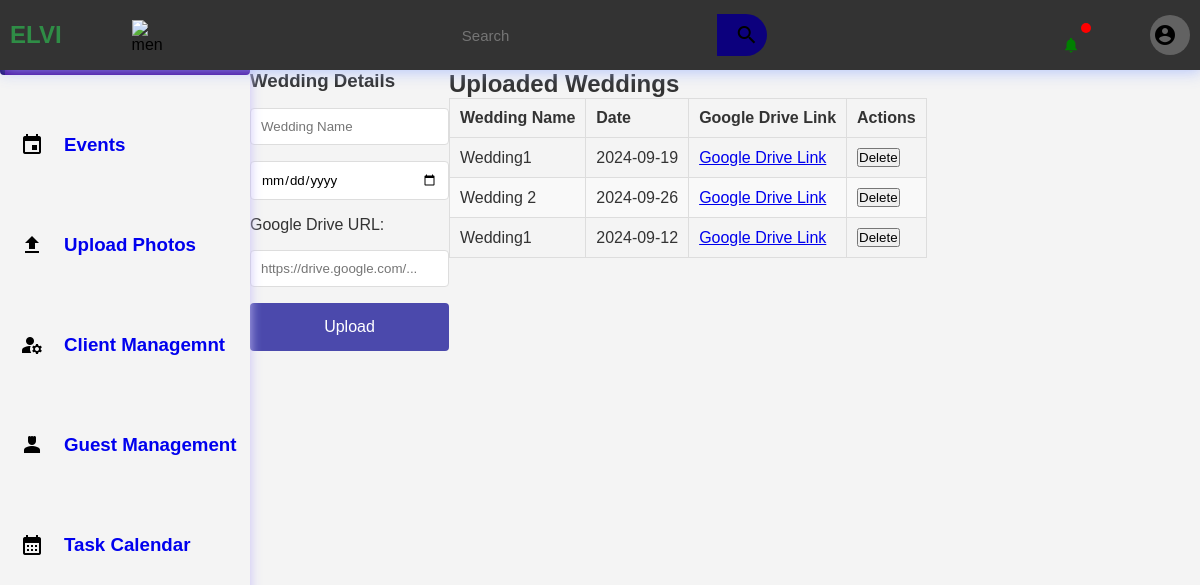
The page /uploadphotos.php on the database its author committed.
### tables this page shows
CREATE TABLE `photos` (
  `id` int(11) NOT NULL,
  `wedding_name` varchar(255) NOT NULL,
  `date` date NOT NULL,
  `google_drive_link` varchar(255) DEFAULT NULL,
  `created_at` timestamp NOT NULL DEFAULT current_timestamp()
);

### uploadphotos.php (the view, shortened to what this page needs)
<?php
include('dbconnection.php');
$query = "SELECT wedding_name, date, google_drive_link FROM photos";
$result = $connection->query($query);
?>
<!DOCTYPE html>
<html lang="en">
<head>
    <link rel="stylesheet"
        href="admin.css">
    <link rel="stylesheet"
        href="responsive.css">
</head>
<body>
    <header>
        <div class="logosec">
            <div class="logo">ELVI</div>
            <img src=
"https://media.geeksforgeeks.org/wp-content/uploads/20221210182541/Untitled-design-(30).png"
                class="icn menuicn"
                id="menuicn"
                alt="menu-icon">
        </div>
        <div class="searchbar">
            <input type="text" placeholder="Search">
            <div class="searchbtn">
                <i class="material-icons icn srchicn" id="searchbar">search</i>
            </div>
        </div>
        <div class="message">
            <div class="circle"></div>
            <i class="material-icons" id="message">notifications</i>
            <div class="dp">
                <i class="material-icons icn srchicn" id="dp">account_circle</i>
              </div>
        </div>
    </header>
    <div class="main-container">
        <div class="navcontainer">
            <nav class="nav">
                <div class="nav-upper-options">
                    <div class="nav-option option1">
                        <h3> Dashboard</h3>
                    </div>
                    <div class="option2 nav-option">
                        <i class="material-icons icn srchicn" id="searchbar">event</i>
                        <h3><a href="events.php" style="text-decoration: none;">Events</a></h3>
                    </div>
                    <div class="nav-option option3">
                        <i class="material-icons icn srchicn" id="searchbar">upload</i>
                        <h3><a href="uploadphotos.php" style="text-decoration: none;"> Upload Photos</a></h3>
                    </div>
                    <div class="nav-option option4">
                        <i class="material-icons icn srchicn" id="searchbar">manage_accounts</i>
                        <h3><a href="clientmgmt.php" style="text-decoration: none;">Client Managemnt</a></h3>
                    </div>
                    <div class="nav-option option5">
                        <i class="material-icons icn srchicn" id="searchbar">person_4</i>
                        <h3><a href="guestmgmt.php" style="text-decoration: none;">Guest Management</a></h3>
                    </div>
                    <div class="nav-option logout">
                        <i class="material-icons icn srchicn" id="searchbar">calendar_month</i>
                        <h3> <a href="taskcalendar.html" style="text-decoration: none;">Task Calendar</a></h3>
                    </div>
                </div>
            </nav>
</div>
<head>
    <link rel="stylesheet" href="admin.css">
</head>
<body>
<div class="upload-form">
        <form method="POST" enctype="multipart/form-data">
            <h3>Wedding Details</h3>
            <input type="text" name="wedding-name" placeholder="Wedding Name" required>
            <input type="date" name="wedding-date" id="wedding-date" required>
            <label for="drive-url">Google Drive URL:</label>
            <input type="url" name="g-drive-url" id="drive-url" placeholder="https://drive.google.com/..." required>
            <button id="upload-btn" type="submit">Upload</button>
        </form>
    </div>
    <div class="uploaded-list">
        <h2>Uploaded Weddings</h2>
        <table id="uploads-table">
            <thead>
                <tr>
                    <th>Wedding Name</th>
                    <th>Date</th>
                    <th>Google Drive Link</th>
                    <th>Actions</th>
                </tr>
            </thead>
            <tbody>
                <?php
                if ($result->num_rows > 0) {
                    while ($row = $result->fetch_assoc()) {
                        echo "<tr>";
                        echo "<td>" . htmlspecialchars($row['wedding_name']) . "</td>";
                        echo "<td>" . htmlspecialchars($row['date']) . "</td>";
                        echo "<td><a href='" . htmlspecialchars($row['google_drive_link']) . "' target='_blank'>Google Drive Link</a></td>";
                        echo "<td><button>Delete</button></td>";
                        echo "</tr>";
                    }
                } else {
                    echo "<tr><td colspan='4'>No data available</td></tr>";
                }
                ?>
            </tbody>
        </table>
    </div>
</body>
</html>

### rows shown on the page
photos: wedding_name "Wedding1", date "2024-09-19"
photos: wedding_name "Wedding 2", date "2024-09-26"
photos: wedding_name "Wedding1", date "2024-09-12"
